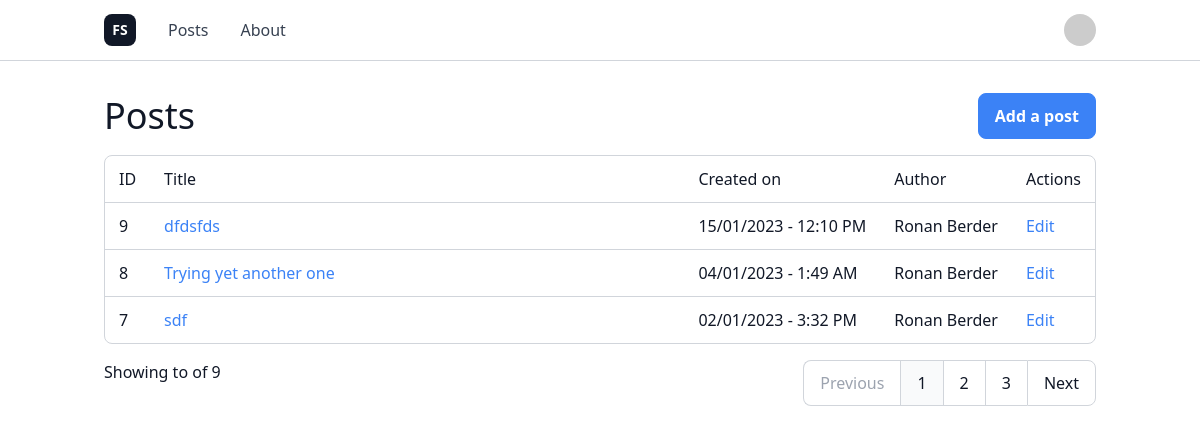
/posts (signed in), run on the app's committed database.
### app/models.py (models this page shows, shortened)
class Post(db.Model):
    id = db.Column(db.Integer, primary_key=True)
    title = db.Column(db.String(256))
    body = db.Column(db.Text())
    timestamp = db.Column(db.DateTime, index=True, default=datetime.utcnow)
    user_id = db.Column(db.Integer, db.ForeignKey('user.id'))

class User(UserMixin, db.Model):
    id = db.Column(db.Integer, primary_key=True)
    username = db.Column(db.String(64), index=True, unique=True)
    email = db.Column(db.String(320), index=True, unique=True)
    last_seen = db.Column(db.DateTime, default=datetime.utcnow)
    posts = db.relationship('Post', backref='author', lazy='dynamic')
    def avatar(self, size):
        digest = md5(self.email.lower().encode('utf-8')).hexdigest()
        return 'https://www.gravatar.com/avatar/{}?d=identicon&s={}'.format(
            digest, size)

### app/main/routes.py (the view)
@bp.route('/', methods=['GET', 'POST'])
@bp.route('/posts', methods=['GET', 'POST'])
@login_required
def index():
    page = request.args.get("page", 1, type=int)
    posts = Post.query.order_by(Post.timestamp.desc()).paginate(page=page, per_page=current_app.config['POSTS_PER_PAGE'], error_out=False)
    return render_template('posts/list.html', title=_('Home'), posts=posts, endpoint='main.index')

### app/main/routes.py (called while the page is built)
@bp.before_app_request
def before_request():
    if current_user.is_authenticated:
        current_user.last_seen = datetime.utcnow()
        db.session.commit()
    g.locale = str(get_locale())

### app/models.py (called while the page is built)
@login.user_loader
def load_user(id):
    return User.query.get(int(id))

### app/templates/posts/list.html
{% extends "base.html" %}
{% import '_macros.html' as macros %}
{% block app_content %}
<div class="flex items-center mb-4">
	<div class="flex-1">
		<h1 class="font-medium text-4xl">{{ _('Posts') }}</h1>
	</div>
	<div class="flex-none">
		<a href="{{ url_for('main.post_add') }}" class="button">{{ _('Add a post') }}</a></td>
	</div>
</div>
<div class="table inline-block overflow-x-auto">
	<table class="min-w-full">
		<thead>
			<tr>
				<th>{{ _('ID') }}</th>
				<th class="w-full">{{ _('Title') }}</th>
				<th>{{ _('Created on') }}</th>
				<th>{{ _('Author') }}</th>
				<th>{{ _('Actions') }}</th>
			</tr>
		</thead>
		<tbody>
			{% for post in posts.items %}
			<tr>
				<td>{{ post.id }}</td>
				<td class="whitespace-nowrap font-medium"><a href="{{ url_for('main.post_view', id=post.id) }}" class="link">{{ post.title }}</a></td>
				<td class="max-w-xs text-ellipsis overflow-hidden whitespace-nowrap">{{ post.timestamp.strftime('%d/%m/%Y - %l:%M %p') }}</td>
				<td class="whitespace-nowrap">{{ post.author.username }}</td>
				<td><a href="{{ url_for('main.post_edit', id=post.id, next=request.full_path) }}" class="link">{{ _('Edit') }}</a></td>
			</tr>
			{% endfor %}
		</tbody>
	</table>
</div>
{{ macros.pagination(posts, endpoint, 'mt-4') }}
{% endblock %}

### app/templates/base.html (shortened to what this page needs)
<html>
<head>
    <link rel="stylesheet" href="{{url_for('static',filename='main.css')}}">
</head>
<body>
    {% if current_user.is_authenticated %}
    {% include '_header.html' %}
    {% endif %}
    <main class="container px-4 mx-auto">
        {% block app_content %}{% endblock %}
    </main>
</body>
</html>

### app/templates/_macros.html
{% macro pagination(pagination, endpoint, class="") %}
{% if pagination.total %}
<div class="pagination">
	<div class="pagination-info">{{ _('Showing %(first)s to %(last)s of %(total)s', first=pagination.first, last=pagination.last, total=pagination.total) }}</div>
	<div class="pagination-links">
		{% if pagination.has_prev %}
		<a href="{{ url_for(endpoint, page=pagination.prev_num) }}">{{ _('Previous') }}</a>
		{%else %}
		<span>{{ _('Previous') }}</span>
		{% endif %}
		{% for page in pagination.iter_pages() %}
		{% if page %}
		<a href="{{ url_for(endpoint, page=page) }}"{% if page == pagination.page %} class="active"{% endif %}>{{ page }}</a>
		{% else %}
		<span>…</span>
		{% endif %}
		{% endfor %}
		{% if pagination.has_next %}
		<a href="{{ url_for(endpoint, page=pagination.next_num) }}">{{ _('Next') }}</a>
		{%else %}
		<span>{{ _('Next') }}</span>
		{% endif %}
	</div>
</div>
{% endif %}
{% endmacro %}

### app/templates/_header.html
<header class="bg-white border-b border-gray-300 text-gray-700 mb-8">
	<div class="container px-4 py-2 mx-auto flex items-center">
		<nav class="flex-auto flex items-center">
			<a href="{{ url_for('main.index') }}" class="font-bold flex items-center justify-center text-center text-white w-8 h-8 text-sm rounded-lg bg-gray-900 mr-4 block transition">FS</a>
			<a href="{{ url_for('main.index') }}" class="font-medium px-4 py-2.5 block hover:text-gray-900 transition">{{ _('Posts') }}</a>
			<a href="{{ url_for('main.about') }}" class="font-medium px-4 py-2.5 block hover:text-gray-900 transition">{{ _('About') }}</a>
		</nav>
		<a href="{{ url_for('main.user_view', id=current_user.id) }}" class="align-right">
			<img class="w-8 h-8 rounded-full" src="{{ current_user.avatar(128) }}" alt="{{ current_user.username }}'s' avatar">
		</a>
	</div>
</header>

### data on the page
Post: id "9", title "dfdsfds", timestamp "15/01/2023 - 12:10 PM", author.username "Ronan Berder"
Post: id "8", title "Trying yet another one", timestamp "04/01/2023 - 1:49 AM", author.username "Ronan Berder"
Post: id "7", title "sdf", timestamp "02/01/2023 - 3:32 PM", author.username "Ronan Berder"

### other printed values
{{ page }} "1" "2" "3"
